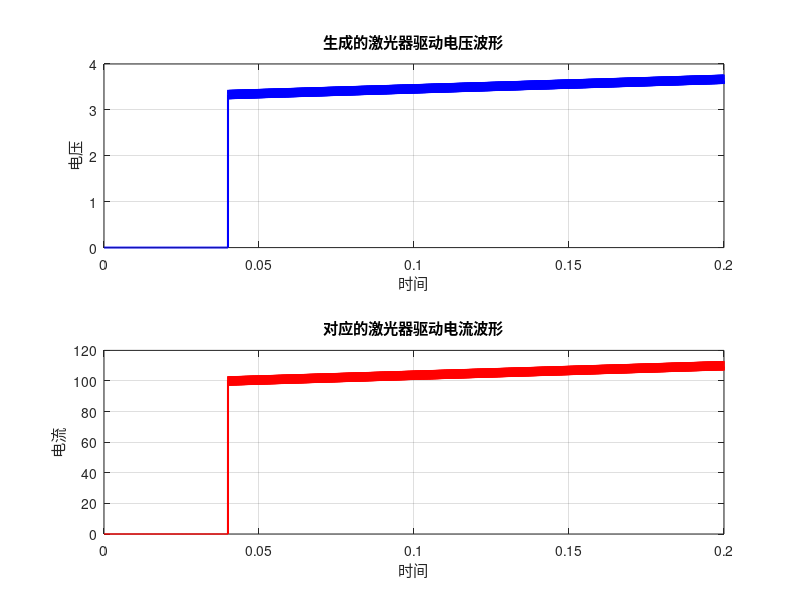

The MATLAB script that drew this image: (Note: this script raises an error after producing the figure.)
% =========================================================================
% TDLAS_Signal.m
% TDLAS激光器驱动信号生成程序
%
% 作者    : https://github.com/RomaneeeCon
% 版本    : V1.0
% 日期    : 2024-11-19
%
% 功能描述:
%   本程序用于生成TDLAS(可调谐半导体激光吸收光谱)系统所需的激光器驱动信号，包含锯齿波扫描和正弦波调制两种成分的复合信号。
%
% 核心特点:
%   - 生成锯齿波+正弦波复合驱动信号
%   - 支持电流到电压的自动转换
%   - 自动计算并显示电压参数
%   - 自动生成带时间戳的数据文件
%
% 处理流程:
%   1. 参数设置      - 配置采样率、周期、电流参数
%   2. 信号生成      - 计算并生成复合电压信号
%   3. 结果可视化    - 绘制电压和电流波形
%   4. 数据保存      - 自动生成文件名并保存数据
%
% 输入:
%   - 程序内置参数配置
%
% 输出:
%   - TXT格式信号数据文件
%   - 信号波形可视化图形
%
% 依赖:
%   - MATLAB R2020b或更高版本
%
% 使用示例:
%   >> TDLAS_Signal
%
% 版本历史:
%   V1.0 (2024-11-19) - 初始版本
% =========================================================================

%% 1. 初始化与参数设置
% =========================================================================
clc;            % 清空命令行窗口
clear;          % 清除工作区变量
close all;      % 关闭所有已打开的图形窗口

% --- 基本时域参数 ---
fs = 100e3;                     % 采样率
T = 0.2;                        % 信号总周期
t = 0:1/fs:T-1/fs;              % 时间向量

% --- 物理量转换参数 ---
% 1V 的电压对应 30mA 的电流 (I = V * ratio)
current_to_voltage_ratio = 30;  % 

% --- 目标电流波形参数 ---
I_low = 100;                    % 锯齿波低电流
I_high = 110;                   % 锯齿波高电流
I_sin = 3.0;                    % 叠加正弦波电流幅值
duty_cycle = 0.2;               % 信号低电平（0V）占周期的比例
sin_freq = 5000;                % 叠加正弦波的频率

%% 2. 计算并生成信号波形
% =========================================================================

% --- 电流值到电压值的转换 ---
V_low = I_low / current_to_voltage_ratio;     % 锯齿波低电平电压
V_high = I_high / current_to_voltage_ratio;   % 锯齿波高电平电压
V_sin = I_sin / current_to_voltage_ratio;     % 正弦波幅值电压

% --- 输出计算结果供确认 ---
disp('--- 计算得到的电压参数 ---');
disp(['锯齿波低电平电压 V_low:    ', num2str(V_low), ' V']);
disp(['锯齿波高电平电压 V_high:   ', num2str(V_high), ' V']);
disp(['正弦波幅值电压 V_sin:      ', num2str(V_sin), ' V']);

% --- 定义用于文件命名的特殊值 ---
% 注意：这个 V_high_max 是根据您的要求计算并用于文件名的，
% 实际信号的峰值电压是 V_high + V_sin。
V_high_max_for_filename = (V_high + V_sin) / 2;
disp(['用于文件命名的V_high_max: ', num2str(V_high_max_for_filename), ' V']);
disp('-----------------------------------------');

% --- 生成复合电压信号 ---
voltage_signal = zeros(1, length(t)); % 初始化为全0V信号

% 计算各阶段的时间点索引
holdoff_samples = round(duty_cycle * length(t));
ramp_samples = length(t) - holdoff_samples;
ramp_start_index = holdoff_samples + 1;

% 生成斜坡部分的电压
ramp_time_vector = t(ramp_start_index:end);
ramp_voltage = linspace(V_low, V_high, ramp_samples);

% 生成与斜坡同时间、同长度的正弦波电压
sin_voltage = sin(2 * pi * sin_freq * ramp_time_vector) * V_sin;

% 将斜坡和正弦波叠加到信号的对应时间段
voltage_signal(ramp_start_index:end) = ramp_voltage + sin_voltage;

% --- 转换为电流信号 ---
current_signal = voltage_signal * current_to_voltage_ratio;

%% 3. 结果可视化
% =========================================================================

% 绘制电压波形
figure('Name', '信号分析', 'NumberTitle', 'off');
subplot(2, 1, 1);
plot(t, voltage_signal, 'b-', 'LineWidth', 1.5);
title('生成的激光器驱动电压波形');
xlabel('时间');  % 修复：补全引号和括号
ylabel('电压');  % 修复：补全引号和括号
grid on;
xlim([0, T]); % 保证x轴范围正好是一个周期

% 绘制电流波形
subplot(2, 1, 2);
plot(t, current_signal, 'r-', 'LineWidth', 1.5);
title('对应的激光器驱动电流波形');
xlabel('时间');  % 修复：补全引号和括号
ylabel('电流');  % 修复：补全引号和括号
grid on;
xlim([0, T]); % 保证x轴范围正好是一个周期

%% 4. 自动生成文件名并存储数据
% =========================================================================

% --- 生成文件名 ---
% 获取当前时间并格式化为 'yyyyMMdd_HHmmss' 字符串
current_time_str = datestr(now, 'yyyymmdd_HHMM');

% 使用 sprintf 构建规整的文件名，数值保留2位小数
% 格式: signal_data_V_low_V_high_V_sin_sin_freq_V_high_max_time.txt
filename = sprintf('signal_data_%.2f_%.2f_%.2f_%d_%.2f!!_%s.txt', ...
    I_low, I_high, I_sin, sin_freq, V_high_max_for_filename, current_time_str);

% --- 存储数据 ---
% 将时间向量和电压信号组合成两列数据
data_to_save = [t(:), voltage_signal(:)];
% writematrix 函数保存为制表符分隔的文本文件，兼容性好
writematrix(data_to_save, filename, 'Delimiter', '\t');

% 输出确认信息
disp(['信号数据已成功保存到文件: ', filename]);
